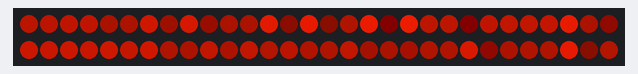
A sketch run on a simulated Arduino Mega 2560, built with avr-gcc and run on an emulated ATmega2560. Parts: 60 RGB LEDs in strip order, left to right, continuing on the next row. Dim RGB values are drawn brighter than linear.

Above: at 0.17 s.
At 2.04 s:
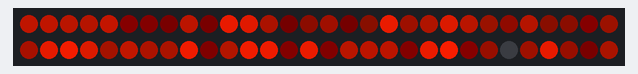
At 3.58 s:
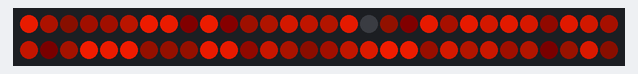
At 13.31 s:
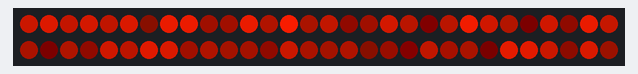
At 18.61 s:
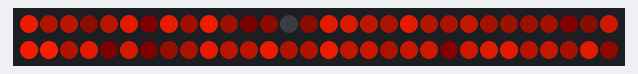
At 39.22 s:
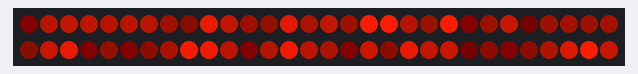

The sketch:

fire.ino
```cpp
/*
  Fire Effect
  This project is a simple code base to create a fire/lava effect with an Arduino board and a WS2812B compatible LED-strip, for example a NeoPixel(https://www.adafruit.com/category/168)
  The circuit:
  * Arduino Board
  * WS2812B compatible LED-strip
  Created 27/10/2017
  By Brice Culas - CosplayEnrichmentCenter
  Modified 06/11/2017
  By Brice Culas - CosplayEnrichmentCenter
  https://github.com/CosplayEnrichmentCenter/Arduino-FireEffect
*/

#include <FastLED.h>

/********BASIC SETTINGS********/

// the data pin for the NeoPixels
#define DATA_PIN 22

// How many NeoPixels we will be using, charge accordingly
#define NUM_LEDS 60

//The variation in yellow color to create the fire effect, define the interval where the color can change.
#define MIN_VARIATION 0
#define MAX_VARIATION 30

//Value must be between 0 & 1.
//If you never want a LED to be completly off, put 0.1 to min
#define MIN_INTENSITY 0.1
#define MAX_INTENSITY 1.0

//Speed for variations, higher is slower
#define NOISE_SPEED_COLOR 5
#define NOISE_SPEED_INTENSITY 3

/******************CODE*****************/
/**************DO NOT TOUCH*************/
/*********unless you really need********/

double n;
double ni;

const byte RED = 255;

CRGB leds[NUM_LEDS];

void setup() {
  FastLED.addLeds<NEOPIXEL, DATA_PIN>(leds, NUM_LEDS);
  //strip.setBrightness(60);
  //Serial.begin(9600);

}

void loop() {
  renderLEDs();
}

unsigned int lastTime = 0;
void renderLEDs() {

  unsigned int time = millis();

  //Serial.println(1000/(time - lastTime));
  lastTime = time;

  for (int i = 0; i < NUM_LEDS; i++) {
    //adjust the mult and divide to change the global effect
    // will be added to advanced settings later
    n = inoise8(i*250 , (time+i)/NOISE_SPEED_COLOR);

    ni = inoise8(i*500 , (time+i)/NOISE_SPEED_INTENSITY);

    //You can change the easing function here
    //Used to avoid a linear effect and give a more natural curve.
    float v = QuadraticEaseInOut(n/255);
    float vi = QuadraticEaseInOut(ni/255);

    vi = (MAX_INTENSITY - MIN_INTENSITY) * v + MIN_INTENSITY;
    float red = vi *(RED*v);
    float yellow = vi *((MAX_VARIATION - MIN_VARIATION)*v + MIN_VARIATION);

    leds[i] = CRGB(red , yellow , 0);
  }
  FastLED.show();

}

float CubicEaseInOut(float p)
{
  if (p < 0.5)
  {
    return 4 * p * p * p;
  }
  else
  {
    float f = ((2 * p) - 2);
    return 0.5 * f * f * f + 1;
  }
}

float QuadraticEaseInOut(float p)
{
  if (p < 0.5)
  {
    return 2 * p * p;
  }
  else
  {
    return (-2 * p * p) + (4 * p) - 1;
  }
}

float SineEaseOut(float p)
{
  return sin(p * M_PI_2);
}
```
